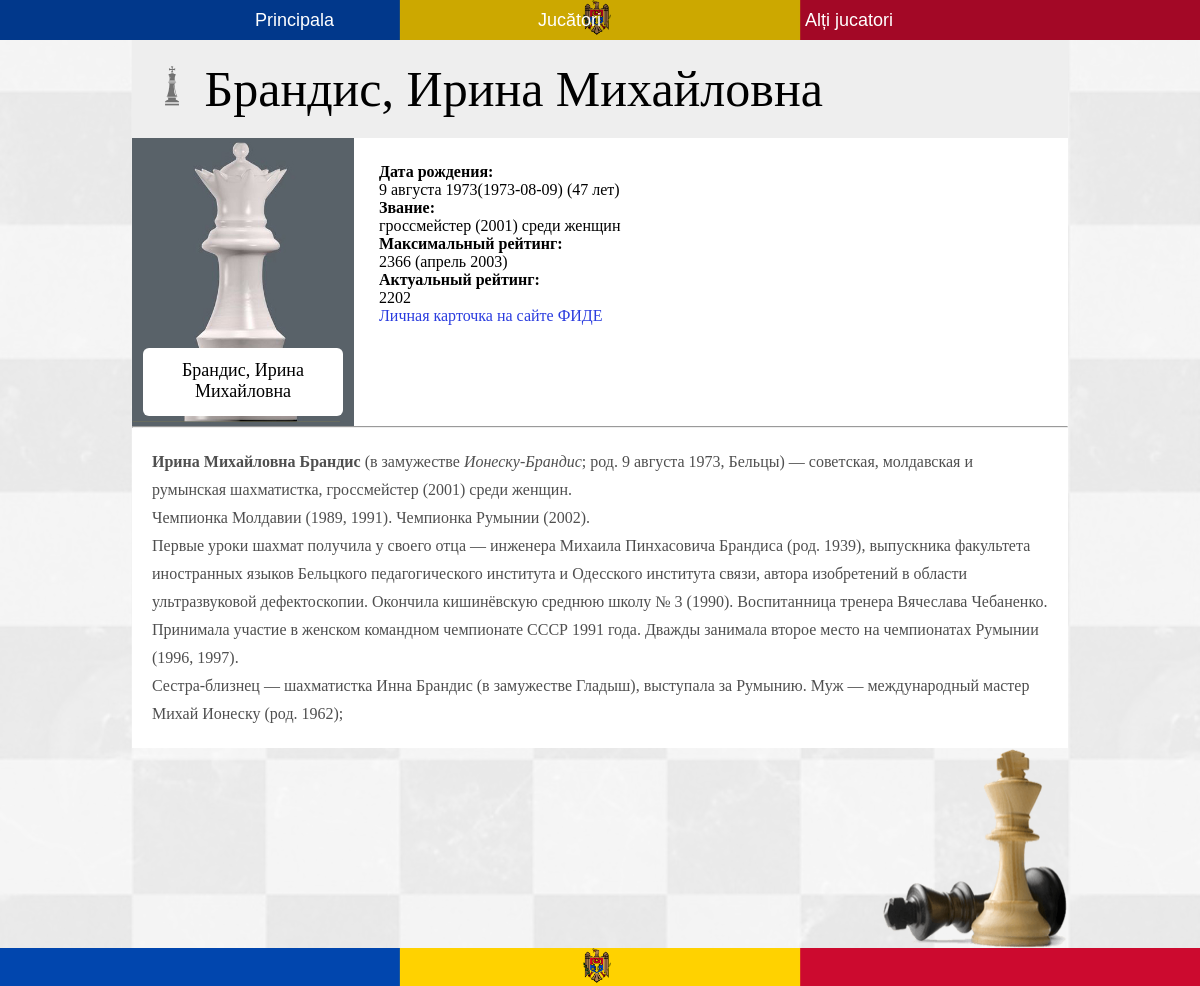
Page /player/Брандис, Ирина Михайловна on the earlier database version.
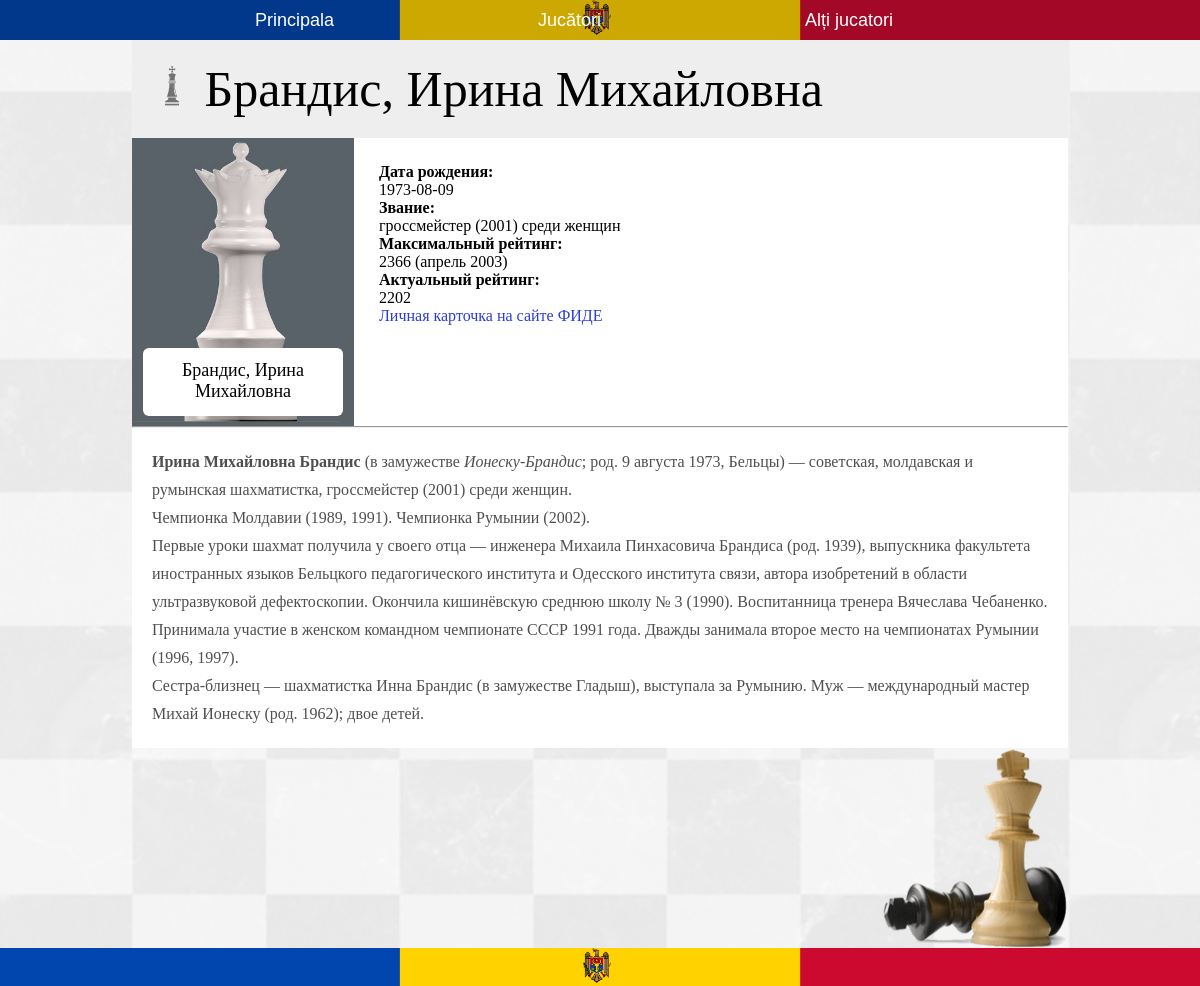
Same page on the later database version.
### myproject/models.py (models this page shows, shortened)
class Sahisti(db.Model):
    __tablename__ = 'sahisti'
    name = db.Column(db.String, unique=True, nullable=False)
    sex = db.Column(db.String)
    dob = db.Column(db.String)
    place_dob = db.Column(db.String)
    title = db.Column(db.String)
    max_rating = db.Column(db.String)
    actual_rating = db.Column(db.String)
    fide_link = db.Column(db.String)
    id = db.Column(db.Integer, primary_key=True)
    have_img = db.Column(db.Boolean)

class ContentSahisti(db.Model):
    __tablename__ = 'content_sah'
    name = db.Column(db.String, unique=True, nullable=False)
    main = db.Column(db.String)
    biography = db.Column(db.String)
    family = db.Column(db.String)
    sport_carrier = db.Column(db.String)
    personal_life = db.Column(db.String)
    id = db.Column(db.Integer, primary_key=True)

### myproject/sahisti/views.py (the view)
@sah.route('/player/<name>')
def player(name):
    sahist_content = ContentSahisti.query.filter_by(name=name).first()
    sahist = Sahisti.query.filter_by(name=name).first()
    return render_template('player.html', sahist=sahist, sahist_content=sahist_content)

### myproject/templates/player.html (shortened to what this page needs)
{% extends 'base.html' %}
{% block content %}
<div class="container-jucatori">
  <div class="second-continer-jucatori grey">
    <h1 class="section-title">
      <img class='chess-figure chess-figure-big' src="{{url_for('static', filename='img/icons/rege.png')}}" alt="">
      {{sahist.name}}
    </h1>
    <section>
      <div class="card big-card section-card">
        <div class="frame big-frame">
          {% if sahist.have_img == True %}
          <img src="{{url_for('static', filename='img/sahisti/' + sahist.name + '.jpg' )}}" alt="photo" class="photo">
          {% else %}
          {% if sahist.sex == 'Male' %}
          <img src="{{url_for('static', filename='img/sahisti/king_for_photo.jpg')}}" alt="male" class="photo">
          {% else %}
          <img src="{{url_for('static', filename='img/sahisti/queen_for_photo.jpg')}}" alt="female" class="photo">
          {% endif %}
          {% endif %}
          <a href="#" class="name">{{sahist.name}}</a>
        </div>
        <div class="details big-details">
          {% if sahist.dob %}
          <div class="date">
            <span class="bold">Дата рождения:</span><br>
              {{sahist.dob}}
          </div>
          {% endif %}
          {% if sahist.title %}
          <div class="m-title">
            <span class="bold">Звание:</span><br>
              {{sahist.title}}
          </div>
          {% endif %}
          {% if sahist.max_rating %}
          <div class="max-raiting">
            <span class="bold">Максимальный рейтинг:</span><br>
              {{sahist.max_rating}}
          </div>
          {% endif %}
          {% if sahist.actual_rating %}
          <div class="actual-raiting">
            <span class="bold">Актуальный рейтинг:</span><br>
              {{sahist.actual_rating}}
          </div>
          {% endif %}
          {% if sahist.fide_link %}
          <a href="{{sahist.fide_link}}" class="fide_link">Личная карточка на сайте ФИДЕ</a>
          {% endif %}
        </div>
      </div>
    </section>
    <section>
      <hr>
      <div class="section-content">
        {{sahist_content.main | safe }}
      </div>
    </section>
  </div>
  <div class="corner-img">
    <img src="{{url_for('static', filename='img/corner-img.png')}}" alt="chess">
  </div>
</div>
{% endblock %}

Differences in the rows shown:
no longer on this page (row edited): ContentSahisti: main "Ирина Михайловна Брандис (в замужестве Ионеску-Брандис ; род. 9 августа 1973, Бельцы) — советская, молдавская и румынская шахматистка, гроссмейстер (2001) среди женщин. Чемпионка Молдавии (1989, 1991). Чемпионка Румынии (2002). Первые уроки шахмат получила у своего отца — инженера Михаила Пинхасовича Брандиса (род. 1939), выпускника факультета иностранных языков Бельцкого педагогического института и Одесского института связи, автора изобретений в области ультразвуковой дефектоскопии. Окончила кишинёвскую среднюю школу № 3 (1990). Воспитанница тренера Вячеслава Чебаненко. Принимала участие в женском командном чемпионате СССР 1991 года. Дважды занимала второе место на чемпионатах Румынии…"
changed Sahisti "Брандис, Ирина Михайловна": dob "9 августа 1973(1973-08-09) (47 лет)" → "1973-08-09"
now on this page (row edited): ContentSahisti: main "Ирина Михайловна Брандис (в замужестве Ионеску-Брандис ; род. 9 августа 1973, Бельцы) — советская, молдавская и румынская шахматистка, гроссмейстер (2001) среди женщин. Чемпионка Молдавии (1989, 1991). Чемпионка Румынии (2002). Первые уроки шахмат получила у своего отца — инженера Михаила Пинхасовича Брандиса (род. 1939), выпускника факультета иностранных языков Бельцкого педагогического института и Одесского института связи, автора изобретений в области ультразвуковой дефектоскопии. Окончила кишинёвскую среднюю школу № 3 (1990). Воспитанница тренера Вячеслава Чебаненко. Принимала участие в женском командном чемпионате СССР 1991 года. Дважды занимала второе место на чемпионатах Румынии…"
